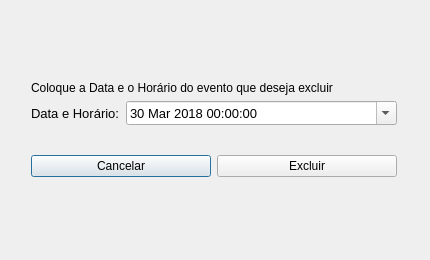
<?xml version="1.0" encoding="UTF-8"?>
<ui version="4.0">
 <class>Exclusao</class>
 <widget class="QDialog" name="Exclusao">
  <property name="geometry">
   <rect>
    <x>0</x>
    <y>0</y>
    <width>430</width>
    <height>260</height>
   </rect>
  </property>
  <property name="windowTitle">
   <string>Exclusão de evento</string>
  </property>
  <widget class="QWidget" name="">
   <property name="geometry">
    <rect>
     <x>31</x>
     <y>81</y>
     <width>366</width>
     <height>96</height>
    </rect>
   </property>
   <layout class="QVBoxLayout" name="verticalLayout">
    <item>
     <widget class="QLabel" name="lblInstrucao">
      <property name="text">
       <string>Coloque a Data e o Horário do evento que deseja excluir</string>
      </property>
     </widget>
    </item>
    <item>
     <layout class="QFormLayout" name="formLayout_2">
      <item row="0" column="0">
       <widget class="QLabel" name="lblDataHorario">
        <property name="font">
         <font>
          <pointsize>10</pointsize>
         </font>
        </property>
        <property name="text">
         <string>Data e Horário:</string>
        </property>
       </widget>
      </item>
      <item row="0" column="1">
       <widget class="QDateTimeEdit" name="dtQuando">
        <property name="font">
         <font>
          <pointsize>10</pointsize>
         </font>
        </property>
        <property name="minimumDateTime">
         <datetime>
          <hour>0</hour>
          <minute>0</minute>
          <second>0</second>
          <year>2018</year>
          <month>3</month>
          <day>30</day>
         </datetime>
        </property>
        <property name="maximumDate">
         <date>
          <year>2100</year>
          <month>12</month>
          <day>31</day>
         </date>
        </property>
        <property name="minimumDate">
         <date>
          <year>2018</year>
          <month>3</month>
          <day>30</day>
         </date>
        </property>
        <property name="calendarPopup">
         <bool>true</bool>
        </property>
       </widget>
      </item>
     </layout>
    </item>
    <item>
     <spacer name="verticalSpacer_2">
      <property name="orientation">
       <enum>Qt::Vertical</enum>
      </property>
      <property name="sizeHint" stdset="0">
       <size>
        <width>364</width>
        <height>13</height>
       </size>
      </property>
     </spacer>
    </item>
    <item>
     <layout class="QHBoxLayout" name="horizontalLayout_2">
      <item>
       <widget class="QPushButton" name="btnCancelar">
        <property name="text">
         <string>Cancelar</string>
        </property>
       </widget>
      </item>
      <item>
       <widget class="QPushButton" name="btnExcluir">
        <property name="text">
         <string>Excluir</string>
        </property>
       </widget>
      </item>
     </layout>
    </item>
   </layout>
  </widget>
 </widget>
 <resources/>
 <connections/>
</ui>
